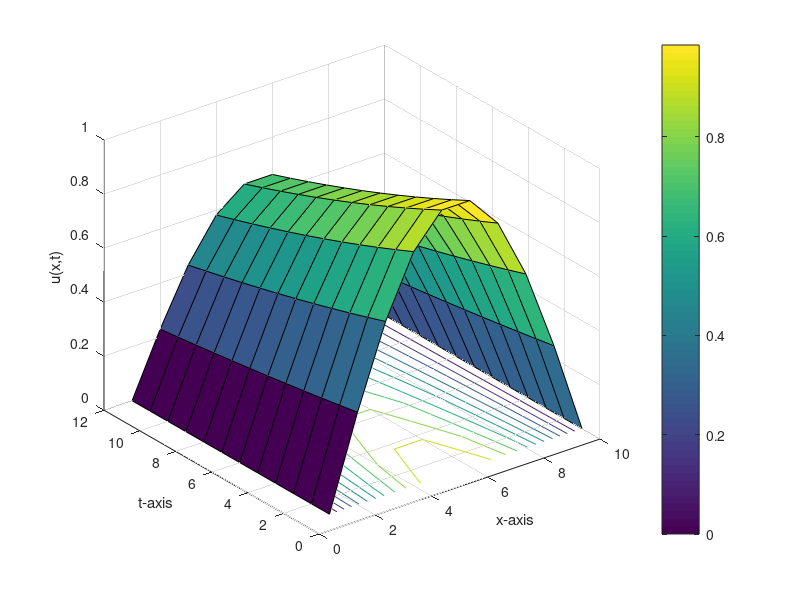
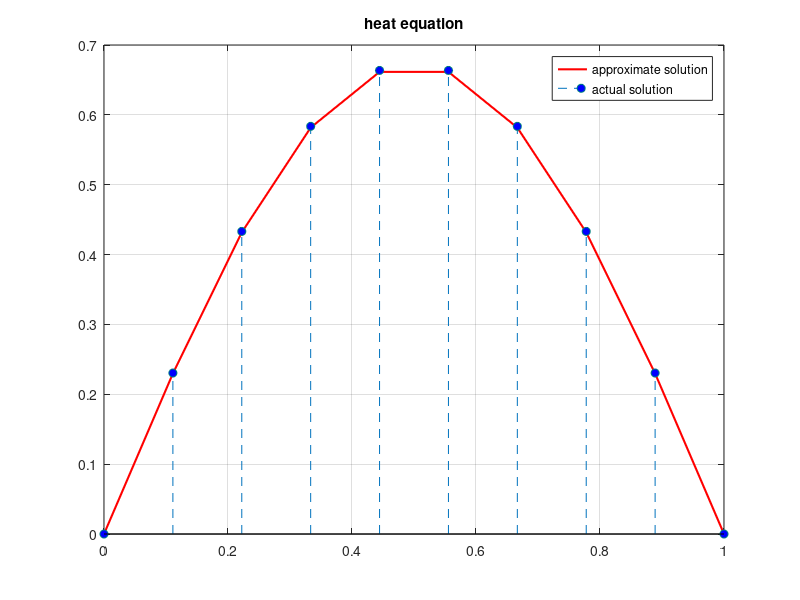

Recreate these plots in MATLAB, in order.
    % Approximate the solution of the one dimensional heat equation
    %
    % du/dt = d^2u/dx^2,   0 < x < 1,  t > 0
    %
    % which is subject to the initial condition
    % u(x,0) = sin(pi*x),   0 < x < 1
    %
    % and the boundary conditions
    % u(0,t) = u(1,t) = 0,   t >= 0
    %
    % and compare the result at t = 0.04 to the actual solution
    % u(x,t) = exp(-pi^2*t)*sin(pi*x)

    function heat1
    clc
    clf
    clear all
    c=1;%Diffusivity
    a=0;%Left boundary
    b=1;%Right boundary
    tf=0.04;%Final time
    n=10;
    m=12;
    C1=0;%Left Boundary Condition
    C2=0;%Right Boundary Condition
    h=(b-a)/(n-1);%Grid spacing
    k=(tf-0)/(m-1);%Time stepping
    r=(c*c*k)/(h*h)%Stability criterion 0<r<0.5
    u=zeros(n,m);
    for j=1:m
        u(1,j)=C1;
        u(n,j)=C2;
    end
    for i=2:n-1
        u(i,1)=f(a+(i-1)*h);
    end
    for j=2:m
        for i=2:n-1
            u(i,j)=r*u(i-1,j-1)+(1-2*r)*u(i,j-1)+r*u(i+1,j-1);
        end
    end
    disp('Result=')
    num2str(u')
    figure (1)
    surfc(u')
    colorbar
    grid on
    xlabel('x-axis');
    ylabel('t-axis');
    zlabel('u(x,t)');
    hold off
    x=linspace(a,b,n);
    figure (2)
    sum=0.0;
    for i=1:n
        v1(i)=u(i,m);%approximate solution depends on the value of m
        v2(i)=exp(-pi^2*tf)*sin(x(i)*pi); %Exact solution at t=0.04
        sum=sum+(v1(i)-v2(i))*(v1(i)-v2(i));
    end
    rmse=sqrt(sum/length(v1))
    plot(x,v1,'-r','LineWidth',1.5)
    hold on
    stem(x,v2,'--','MarkerEdgeColor',[0 .5 .5],'MarkerFaceColor','blue')
    grid on
    hold off
    title('heat equation')
    legend('approximate solution','actual solution');
    function z=f(x)
    z=sin(x*pi);
